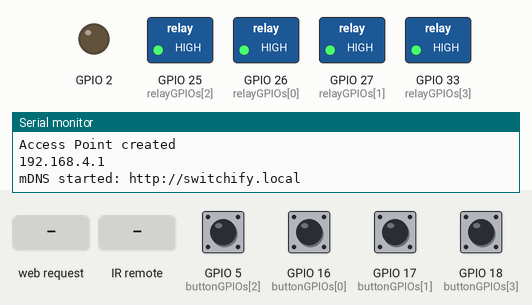
This program was run on a simulated ESP32. Parts: switched loads named in the program (green lamp = pin HIGH), output pins drawn as LEDs (lit = HIGH), the last lines printed to the serial monitor. The test bench sets the inputs (shaded band); at power-on: GPIO 5 (buttonGPIOs[2]), GPIO 16 (buttonGPIOs[0]), GPIO 17 (buttonGPIOs[1]), GPIO 18 (buttonGPIOs[3]) HIGH. Storage starts empty; EEPROM starts erased.

Above: at 1.2 s.
1.3 s: GPIO 5 (buttonGPIOs[2]) pulled LOW for 0.15 s
At 1.6 s:
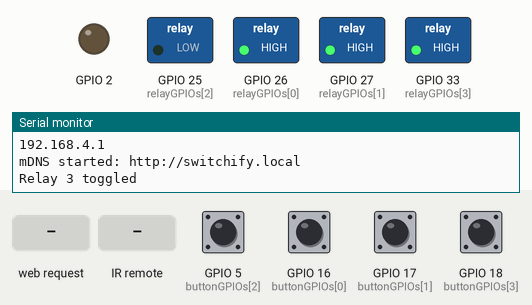
2.9 s: HTTP request GET /update?relay=1&state=1 received
At 3.6 s:
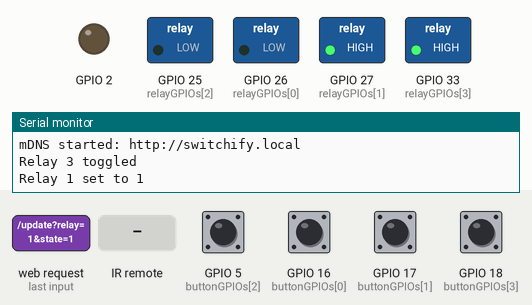
4.4 s: infrared code 0xFF629D received
At 5.2 s:
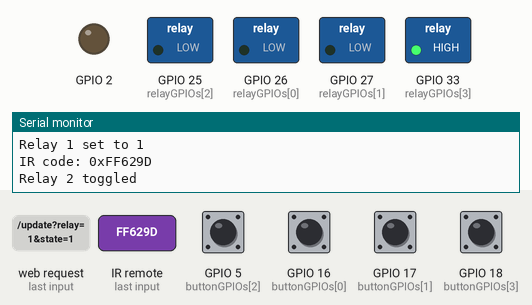
5.9 s: GPIO 16 (buttonGPIOs[0]) pulled LOW for 0.15 s
At 6.3 s:
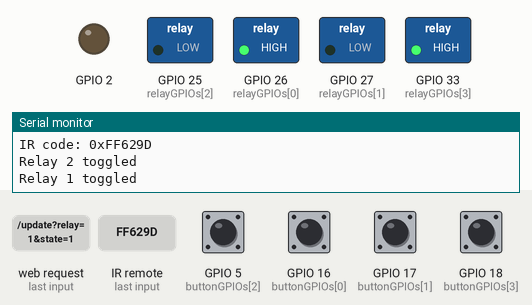
7.5 s: GPIO 18 (buttonGPIOs[3]) pulled LOW for 0.15 s
At 8.7 s:
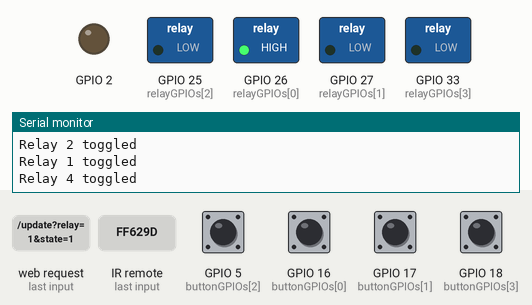
9.1 s: infrared code 0xFFA25D received
At 9.9 s:
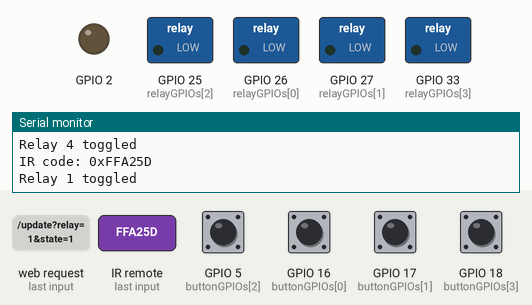
Timing chart, 0 to 11.6 s (numbered marks = the images above; inputs shaded):
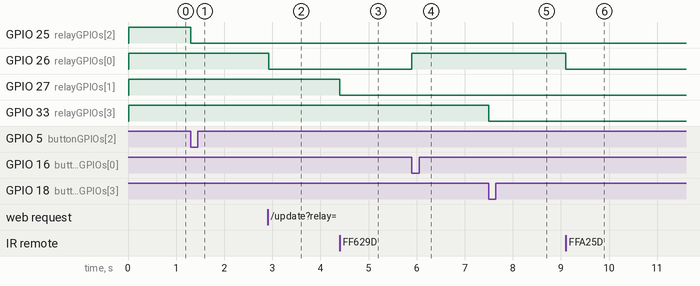

The program:

main.cpp
```cpp
#include <WiFi.h>
#include <ESPAsyncWebServer.h>
#include <SPIFFS.h>
#include <ArduinoJson.h>
#include <Preferences.h>
#include <ESPmDNS.h>
#include <IRremote.h>

#define RELAY_NO true
#define NUM_RELAYS 4
#define DEBOUNCE_DELAY 1000
#define IR_RECEIVE_PIN 4

int relayGPIOs[NUM_RELAYS] = {26, 27, 25, 33};
int relayStates[NUM_RELAYS] = {0, 0, 0, 0};
int buttonGPIOs[NUM_RELAYS] = {16, 17, 5, 18};
unsigned long lastButtonPress[NUM_RELAYS] = {0};
bool lastButtonState[NUM_RELAYS] = {HIGH, HIGH, HIGH, HIGH};

int gpio2State = 0;

const char *ssid = "Switchify";
const char *password = "mahfujar";
const char *hostname = "switchify";

AsyncWebServer server(80);
Preferences preferences;

IRrecv irrecv(IR_RECEIVE_PIN);
decode_results results;

#define IR_CODE_1 0xFFA25D
#define IR_CODE_2 0xFF629D
#define IR_CODE_3 0xFFE21D
#define IR_CODE_4 0xFF22DD

void toggleRelay(int index)
{
    relayStates[index] = !relayStates[index];
    digitalWrite(relayGPIOs[index], RELAY_NO ? !relayStates[index] : relayStates[index]);

    preferences.begin("relayStates", false);
    preferences.putInt(String(index).c_str(), relayStates[index]);
    preferences.end();

    Serial.printf("Relay %d toggled\n", index + 1);
}

void setup()
{
    Serial.begin(115200);

    if (!SPIFFS.begin(true))
    {
        Serial.println("SPIFFS mount failed");
        return;
    }

    preferences.begin("relayStates", true);
    for (int i = 0; i < NUM_RELAYS; i++)
    {
        pinMode(relayGPIOs[i], OUTPUT);
        relayStates[i] = preferences.getInt(String(i).c_str(), 0);
        digitalWrite(relayGPIOs[i], RELAY_NO ? !relayStates[i] : relayStates[i]);
    }
    preferences.end();

    pinMode(2, OUTPUT);
    gpio2State = 0;
    digitalWrite(2, gpio2State);

    for (int i = 0; i < NUM_RELAYS; i++)
    {
        pinMode(buttonGPIOs[i], INPUT_PULLUP);
    }

    WiFi.softAP(ssid, password);
    Serial.println("Access Point created");
    Serial.println(WiFi.softAPIP());

    if (MDNS.begin(hostname))
    {
        Serial.printf("mDNS started: http://%s.local\n", hostname);
    }
    else
    {
        Serial.println("mDNS failed");
    }

    server.serveStatic("/", SPIFFS, "/").setDefaultFile("index.html");

    server.on("/update", HTTP_GET, [](AsyncWebServerRequest *request)
              {
        if (request->hasParam("relay") && request->hasParam("state")) {
            String relayParam = request->getParam("relay")->value();
            String stateParam = request->getParam("state")->value();
            int state = stateParam.toInt();

            if (relayParam == "gpio2") {
                if (state == 0 || state == 1) {
                    digitalWrite(2, state);
                    gpio2State = state;
                    Serial.printf("GPIO2 set to %d\n", state);
                }
            } else {
                int relayIndex = relayParam.toInt() - 1;
                if (relayIndex >= 0 && relayIndex < NUM_RELAYS && (state == 0 || state == 1)) {
                    relayStates[relayIndex] = state;
                    digitalWrite(relayGPIOs[relayIndex], RELAY_NO ? !state : state);

                    preferences.begin("relayStates", false);
                    preferences.putInt(String(relayIndex).c_str(), state);
                    preferences.end();

                    Serial.printf("Relay %d set to %d\n", relayIndex + 1, state);
                }
            }
        }
        request->send(200, "text/plain", "OK"); });

    server.on("/status", HTTP_GET, [](AsyncWebServerRequest *request)
              {
        JsonDocument json;
        for (int i = 0; i < NUM_RELAYS; i++) {
            json[String(i + 1)] = relayStates[i];
        }
        json["gpio2"] = gpio2State;

        String response;
        serializeJson(json, response);
        request->send(200, "application/json", response); });

    // Start IR receiver
    irrecv.enableIRIn();

    server.begin();
}

void loop()
{
    unsigned long now = millis();
    for (int i = 0; i < NUM_RELAYS; i++)
    {
        bool currentState = digitalRead(buttonGPIOs[i]);
        if (lastButtonState[i] == HIGH && currentState == LOW && now - lastButtonPress[i] > DEBOUNCE_DELAY)
        {
            toggleRelay(i);
            lastButtonPress[i] = now;
        }
        lastButtonState[i] = currentState;
    }

    // IR remote handling with debounce and repeat filter
    static unsigned long lastIR = 0;
    if (irrecv.decode(&results))
    {
        if (results.value != 0xFFFFFFFF && now - lastIR > 500)
        {
            Serial.printf("IR code: 0x%lX\n", results.value);

            switch (results.value)
            {
            case IR_CODE_1:
                toggleRelay(0);
                break;
            case IR_CODE_2:
                toggleRelay(1);
                break;
            case IR_CODE_3:
                toggleRelay(2);
                break;
            case IR_CODE_4:
                toggleRelay(3);
                break;
            }

            lastIR = now;
        }
        irrecv.resume();
    }
}
```

Measured:
- after the input at 1.3 s, GPIO 25 (relayGPIOs[2]): HIGH → LOW at once
- after the input at 2.9 s, GPIO 26 (relayGPIOs[0]): HIGH → LOW at once
- after the input at 4.4 s, GPIO 27 (relayGPIOs[1]): HIGH → LOW at once
- after the input at 5.9 s, GPIO 26 (relayGPIOs[0]): LOW → HIGH at once
- after the input at 7.5 s, GPIO 33 (relayGPIOs[3]): HIGH → LOW at once
- after the input at 9.1 s, GPIO 26 (relayGPIOs[0]): HIGH → LOW at once
